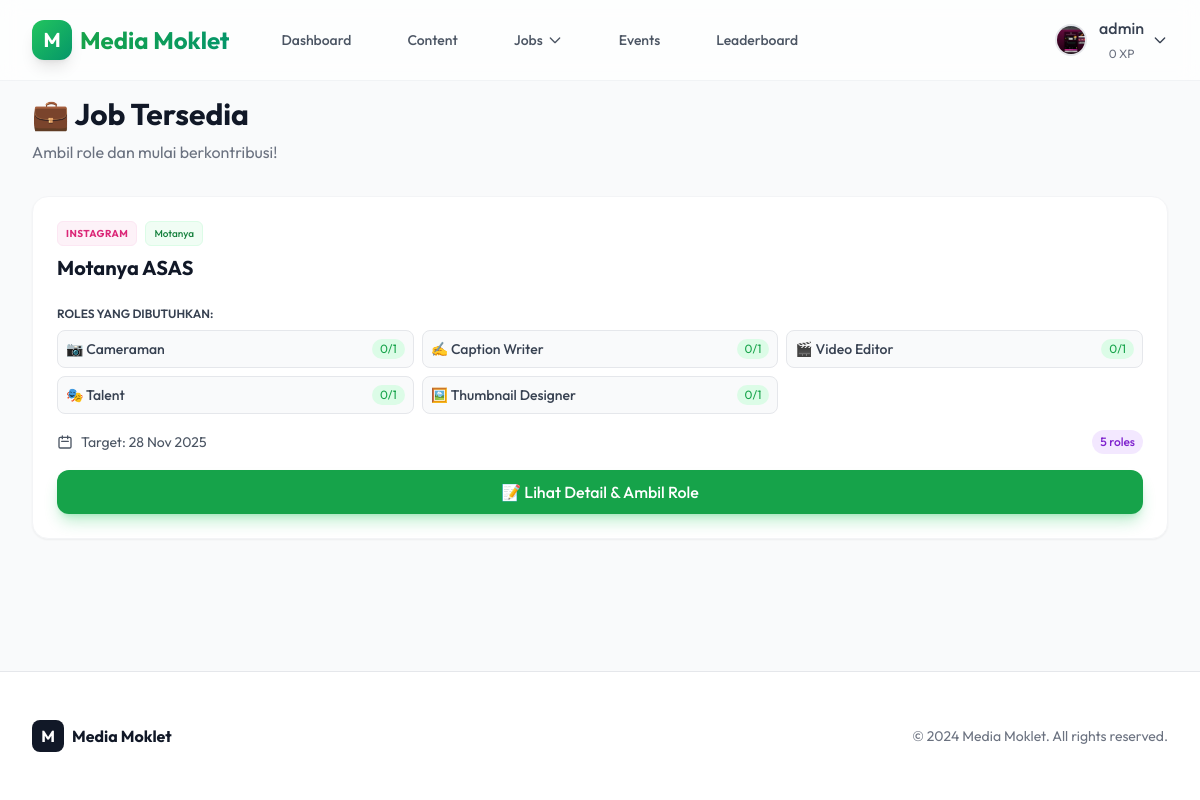
The app's page /cms/jobs/available/ (signed in) with its own data.
### users/models.py (models this page shows, shortened)
class User(AbstractUser):
    class Division(models.TextChoices):
        JOURNALISM = 'JOURNALISM', 'Jurnalistik'
        DESIGN = 'DESIGN', 'Design'
        PHOTOGRAPHY = 'PHOTOGRAPHY', 'Fotografi'
    class Role(models.TextChoices):
        PIC_DIVISI = 'PIC_DIVISI', 'PIC Divisi'
        KETUA = 'KETUA', 'Ketua Media Moklet'
        WAKA = 'WAKA', 'Wakil Ketua'
        SEKRETARIS = 'SEKRETARIS', 'Sekretaris'
        MEMBER = 'MEMBER', 'Anggota'
    class_name = models.CharField(max_length=50, verbose_name="Kelas/Jurusan")
    nisn = models.CharField(max_length=20, unique=True, verbose_name="NISN")
    angkatan = models.IntegerField(default=34, verbose_name="Angkatan", help_text="Contoh: 33, 34, 35")
    division = models.CharField(
        max_length=20,
        choices=Division.choices,
        default=Division.JOURNALISM,
        verbose_name="Divisi"
    )
    role = models.CharField(
        max_length=20,
        choices=Role.choices,
        default=Role.MEMBER,
        verbose_name="Role/Jabatan"
    )
    phone_number = models.CharField(max_length=15, blank=True, null=True, verbose_name="Nomor HP")
    is_verified = models.BooleanField(default=False, verbose_name="Terverifikasi")
    profile_photo = models.ImageField(upload_to='profile_photos/', blank=True, null=True, verbose_name="Foto Profil")
    badges = models.ManyToManyField(Badge, blank=True, related_name='users', verbose_name="Badges")
    points = models.IntegerField(default=0)

### cms/models.py (models this page shows, shortened)
class ContentItem(models.Model):
    title = models.CharField(max_length=200, verbose_name="Judul")
    content_type = models.CharField(max_length=50, choices=Type.choices, verbose_name="Jenis Konten")
    platform = models.CharField(max_length=50, choices=Platform.choices, verbose_name="Platform")
    status = models.CharField(max_length=50, choices=Status.choices, default=Status.IDEA, verbose_name="Status")
    created_at = models.DateTimeField(auto_now_add=True)
    updated_at = models.DateTimeField(auto_now=True)
    target_date = models.DateField(null=True, blank=True, verbose_name="Target Tanggal")
    author = models.ForeignKey(
        settings.AUTH_USER_MODEL,
        on_delete=models.SET_NULL,
        null=True,
        blank=True,
        related_name='authored_content',
        verbose_name="Penulis"
    )
    editor = models.ForeignKey(
        settings.AUTH_USER_MODEL,
        on_delete=models.SET_NULL,
        null=True,
        blank=True,
        related_name='edited_content',
        verbose_name="Editor"
    )
    designer = models.ForeignKey(
        settings.AUTH_USER_MODEL,
        on_delete=models.SET_NULL,
        null=True,
        blank=True,
        related_name='designed_content',
        verbose_name="Desainer"
    )
    description = models.TextField(blank=True, null=True, verbose_name="Deskripsi")
    draft_link = models.URLField(blank=True, null=True, verbose_name="Link Draft")
    final_link = models.URLField(blank=True, null=True, verbose_name="Link Final")
    documentation_link = models.URLField(blank=True, null=True, verbose_name="Link Dokumentasi")
    is_claimable = models.BooleanField(default=False, verbose_name="Bisa Diambil?", help_text="Centang jika konten bisa diambil oleh member")
    claimed_by = models.ForeignKey(
        settings.AUTH_USER_MODEL,
        on_delete=models.SET_NULL,
        null=True,
        blank=True,
        related_name='claimed_jobs',
        verbose_name="Diambil Oleh"
    )
    claimed_at = models.DateTimeField(null=True, blank=True, verbose_name="Waktu Diambil")
    class Meta:
        verbose_name = "Content Item"
        verbose_name_plural = "Content Items"
        ordering = ['-created_at']

class JobRole(models.Model):
    content = models.ForeignKey(ContentItem, on_delete=models.CASCADE, related_name='job_roles')
    role_type = models.CharField(max_length=50, choices=RoleType.choices, verbose_name="Jenis Role")
    slots_needed = models.PositiveIntegerField(default=1, verbose_name="Jumlah Orang Dibutuhkan")
    description = models.TextField(blank=True, verbose_name="Deskripsi Role", help_text="Optional: Jelaskan detail role ini")
    class Meta:
        verbose_name = "Job Role"
        verbose_name_plural = "Job Roles"
        unique_together = ['content', 'role_type']  # One role type per content
    def get_assigned_count(self):
        return self.assignments.count()
    def is_full(self):
        return self.get_assigned_count() >= self.slots_needed

### cms/views.py (the view)
# urls.py: path('jobs/available/', views.available_jobs, name='available_jobs'),
@login_required
def available_jobs(request):
    contents = ContentItem.objects.filter(
        is_claimable=True,
        job_roles__isnull=False
    ).prefetch_related('job_roles__assignments').distinct().order_by('target_date')
    available_contents = []
    for content in contents:
        has_available_role = any(not role.is_full() for role in content.job_roles.all())
        if has_available_role:
            available_contents.append(content)
    context = {
        'contents': available_contents,
    }
    return render(request, 'cms/available_jobs.html', context)

### cms/templates/cms/available_jobs.html (shortened to what this page needs)
{% extends 'core/base.html' %}
{% block content %}
<div class="max-w-6xl mx-auto">
    <div class="mb-8 animate-fade-in-up">
        <h1 class="text-3xl font-bold text-gray-900 mb-2">💼 Job Tersedia</h1>
        <p class="text-gray-500">Ambil role dan mulai berkontribusi!</p>
    </div>
    {% if contents %}
    <div class="grid grid-cols-1 gap-6">
        {% for content in contents %}
        <div
            class="bg-white rounded-2xl shadow-sm border border-gray-100 p-6 hover:shadow-lg transition-shadow animate-fade-in-up">
            <div class="flex justify-between items-start mb-4">
                <div class="flex-1">
                    <div class="flex items-center gap-2 mb-2">
                        <span class="text-[10px] font-bold uppercase tracking-wider px-2 py-1 rounded-md
                            {% if content.platform == 'INSTAGRAM' %}bg-pink-50 text-pink-600 border border-pink-100
                            {% elif content.platform == 'YOUTUBE' %}bg-red-50 text-red-600 border border-red-100
                            {% elif content.platform == 'TIKTOK' %}bg-gray-100 text-gray-800 border border-gray-200
                            {% else %}bg-gray-50 text-gray-600 border border-gray-200{% endif %}">
                            {{ content.get_platform_display }}
                        </span>
                        <span
                            class="text-[10px] font-medium px-2 py-1 rounded-md bg-green-50 text-green-700 border border-green-100">
                            {{ content.get_content_type_display }}
                        </span>
                    </div>
                    <h3 class="text-xl font-bold text-gray-900 mb-2">{{ content.title }}</h3>
                </div>
            </div>
            <div class="mb-4">
                <p class="text-xs font-semibold text-gray-700 mb-2">ROLES YANG DIBUTUHKAN:</p>
                <div class="grid grid-cols-2 md:grid-cols-3 gap-2">
                    {% for role in content.job_roles.all %}
                    <div class="flex items-center justify-between p-2 bg-gray-50 rounded-lg border border-gray-200">
                        <span class="text-sm font-medium text-gray-700">{{ role.get_role_type_display }}</span>
                        <span
                            class="text-xs px-2 py-0.5 rounded-full {% if role.is_full %}bg-red-100 text-red-600{% else %}bg-green-100 text-green-600{% endif %}">
                            {{ role.get_assigned_count }}/{{ role.slots_needed }}
                        </span>
                    </div>
                    {% endfor %}
                </div>
            </div>
            <div class="flex items-center justify-between text-sm text-gray-600 mb-4">
                {% if content.target_date %}
                <div class="flex items-center gap-2">
                    <svg class="w-4 h-4" fill="none" stroke="currentColor" viewBox="0 0 24 24">
                        <path stroke-linecap="round" stroke-linejoin="round" stroke-width="2"
                            d="M8 7V3m8 4V3m-9 8h10M5 21h14a2 2 0 002-2V7a2 2 0 00-2-2H5a2 2 0 00-2 2v12a2 2 0 002 2z">
                        </path>
                    </svg>
                    <span>Target: {{ content.target_date|date:"d M Y" }}</span>
                </div>
                {% endif %}
                <div class="flex items-center gap-2">
                    <span class="px-2 py-1 bg-purple-100 text-purple-700 rounded-full text-xs font-medium">
                        {{ content.job_roles.all|length }} roles
                    </span>
                </div>
            </div>
            <a href="{% url 'content_detail' content.id %}"
                class="block w-full text-center px-4 py-2.5 bg-green-600 text-white rounded-xl font-medium hover:bg-green-700 shadow-lg shadow-green-500/30 transition-all hover:-translate-y-0.5">
                📝 Lihat Detail & Ambil Role
            </a>
        </div>
        {% endfor %}
    </div>
    {% else %}
    <div class="text-center py-16 bg-white rounded-2xl shadow-sm border border-gray-100">
        <div class="text-6xl mb-4">📭</div>
        <h3 class="text-xl font-bold text-gray-900 mb-2">Belum ada job tersedia</h3>
        <p class="text-gray-500">Cek lagi nanti untuk job baru!</p>
    </div>
    {% endif %}
</div>
{% endblock %}

### core/templates/core/base.html (shortened to what this page needs)
{% load static %}
<!DOCTYPE html>
<html lang="en" class="scroll-smooth">
<head>
    <script src="https://cdn.tailwindcss.com"></script>
</head>
<body class="bg-gray-50 text-gray-900 min-h-screen flex flex-col">
    <nav class="fixed w-full z-50 glass border-b border-gray-200/50 transition-all duration-300"
        x-data="{ scrolled: false }" @scroll.window="scrolled = (window.pageYOffset > 20)">
        <div class="max-w-7xl mx-auto px-4 sm:px-6 lg:px-8">
            <div class="flex justify-between h-20">
                <div class="flex items-center">
                    <a href="{% url 'home' %}" class="flex items-center gap-2 group">
                        <div
                            class="w-10 h-10 bg-gradient-to-br from-green-500 to-emerald-600 rounded-xl flex items-center justify-center text-white font-bold text-xl shadow-lg group-hover:scale-110 transition-transform">
                            M
                        </div>
                        <span
                            class="text-2xl font-bold bg-clip-text text-transparent bg-gradient-to-r from-green-600 to-emerald-600">Media
                            Moklet</span>
                    </a>
                    <div class="hidden md:ml-10 md:flex md:space-x-8">
                        {% if user.is_authenticated %}
                        <a href="{% url 'profile' %}"
                            class="text-gray-600 hover:text-primary-600 px-3 py-2 rounded-md text-sm font-medium transition-colors">Dashboard</a>
                        <a href="{% url 'cms_dashboard' %}"
                            class="text-gray-600 hover:text-primary-600 px-3 py-2 rounded-md text-sm font-medium transition-colors">Content</a>
                        <div class="relative" x-data="{ open: false }">
                            <button @click="open = !open" @click.away="open = false"
                                class="text-gray-600 hover:text-primary-600 px-3 py-2 rounded-md text-sm font-medium transition-colors flex items-center gap-1">
                                Jobs
                                <svg class="w-4 h-4" fill="none" stroke="currentColor" viewBox="0 0 24 24">
                                    <path stroke-linecap="round" stroke-linejoin="round" stroke-width="2"
                                        d="M19 9l-7 7-7-7"></path>
                                </svg>
                            </button>
                        </div>
                        <a href="{% url 'event_list' %}"
                            class="text-gray-600 hover:text-primary-600 px-3 py-2 rounded-md text-sm font-medium transition-colors">Events</a>
                        <a href="{% url 'leaderboard' %}"
                            class="text-gray-600 hover:text-primary-600 px-3 py-2 rounded-md text-sm font-medium transition-colors">Leaderboard</a>
                        {% endif %}
                    </div>
                </div>
                <div class="flex items-center space-x-4">
                    {% if user.is_authenticated %}
                    <div class="relative" x-data="{ open: false }">
                        <button @click="open = !open" @click.away="open = false"
                            class="flex items-center space-x-3 text-gray-700 hover:text-primary-600 focus:outline-none group">
                            {% if user.profile_photo %}
                            <img src="{{ user.profile_photo.url }}" alt="{{ user.username }}"
                                class="w-8 h-8 rounded-full object-cover border-2 border-gray-200 group-hover:border-primary-500 transition-colors">
                            {% else %}
                            <div
                                class="w-8 h-8 rounded-full bg-gradient-to-br from-green-400 to-emerald-600 flex items-center justify-center text-white text-sm font-bold border-2 border-gray-200 group-hover:border-primary-500 transition-colors">
                                {{ user.get_initials }}
                            </div>
                            {% endif %}
                            <div class="flex items-center gap-2">
                                <div>
                                    <span class="font-medium block">{{ user.username }}</span>
                                    <span class="text-xs text-gray-500">{{ user.points }} XP</span>
                                </div>
                                <svg class="w-4 h-4" fill="none" stroke="currentColor" viewBox="0 0 24 24">
                                    <path stroke-linecap="round" stroke-linejoin="round" stroke-width="2"
                                        d="M19 9l-7 7-7-7"></path>
                                </svg>
                            </div>
                        </button>
                    </div>
                    {% endif %}
                </div>
            </div>
        </div>
    </nav>
    <main class="flex-grow pt-24 pb-12 px-4 sm:px-6 lg:px-8 max-w-7xl mx-auto w-full">
        {% block content %}
        {% endblock %}
    </main>
    <footer class="bg-white border-t border-gray-200 mt-auto">
        <div class="max-w-7xl mx-auto py-12 px-4 sm:px-6 lg:px-8">
            <div class="flex justify-between items-center">
                <div class="flex items-center gap-2">
                    <div class="w-8 h-8 bg-gray-900 rounded-lg flex items-center justify-center text-white font-bold">M
                    </div>
                    <span class="text-gray-900 font-bold">Media Moklet</span>
                </div>
                <p class="text-gray-500 text-sm">© 2024 Media Moklet. All rights reserved.</p>
            </div>
        </div>
    </footer>
</body>
</html>

### core/templates/core/base.html (style rules this page uses)
body { font-family: 'Outfit', sans-serif; }
.glass { background: rgba(255, 255, 255, 0.7); backdrop-filter: blur(10px); -webkit-backdrop-filter: blur(10px); }
.animate-fade-in-up { animation: fadeInUp 0.8s ease-out forwards; opacity: 0; transform: translateY(20px); }

### records on screen
User: profile_photo (picture), username "admin", points "0"
ContentItem: platform "INSTAGRAM", content_type "Motanya", title "Motanya ASAS", target_date "28 Nov 2025", job_roles.all|length "5"
JobRole: role_type "📷 Cameraman", get_assigned_count "0", slots_needed "1"
JobRole: role_type "✍️ Caption Writer", get_assigned_count "0", slots_needed "1"
JobRole: role_type "🎬 Video Editor", get_assigned_count "0", slots_needed "1"
JobRole: role_type "🎭 Talent", get_assigned_count "0", slots_needed "1"
JobRole: role_type "🖼️ Thumbnail Designer", get_assigned_count "0", slots_needed "1"
